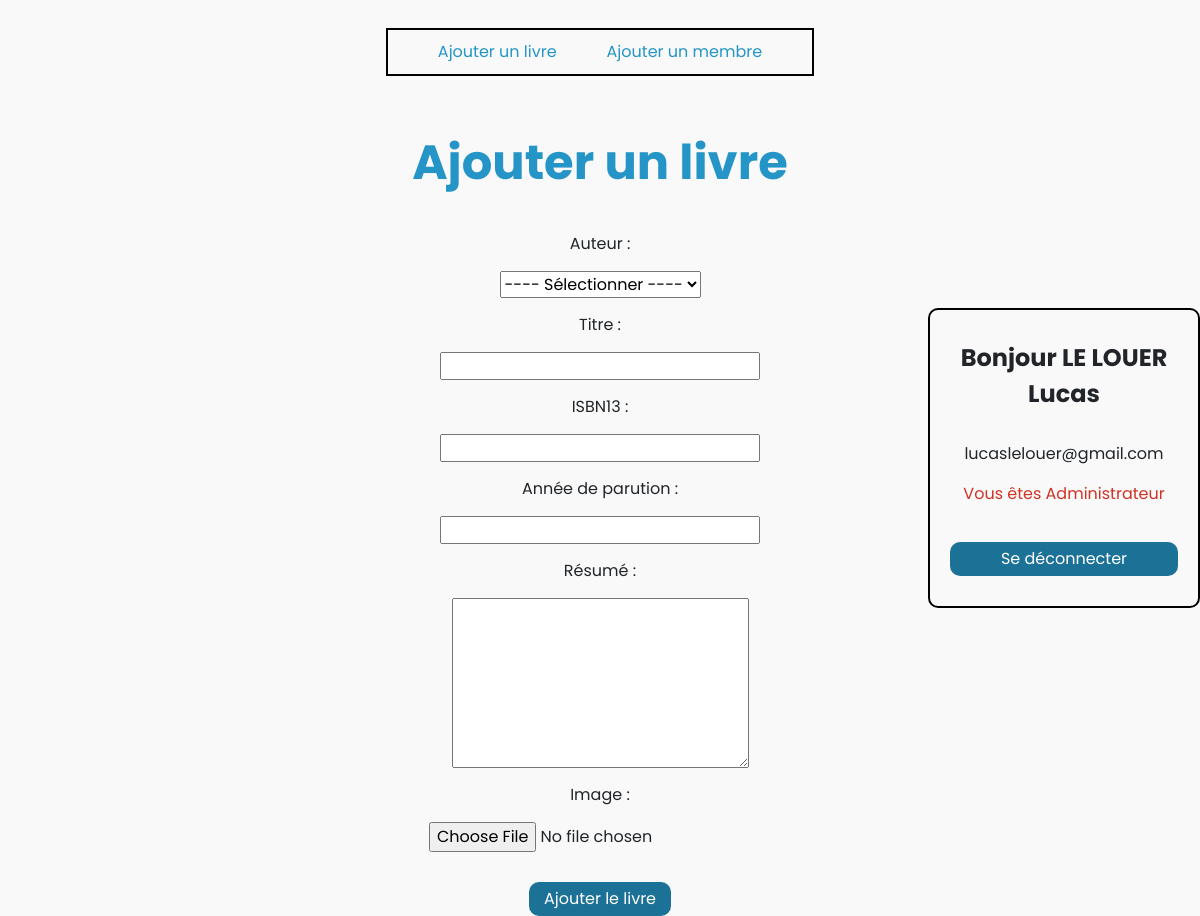
Screenshot of /src/ajouter_livre.php (signed in) with the database file from the repository.
### tables this page shows
CREATE TABLE `utilisateur` (
  `mel` varchar(40) NOT NULL,
  `motdepasse` varchar(100) NOT NULL,
  `nom` varchar(40) NOT NULL,
  `prenom` varchar(40) NOT NULL,
  `adresse` varchar(255) NOT NULL,
  `ville` varchar(40) NOT NULL,
  `codepostal` int(11) NOT NULL,
  `profil` varchar(15) NOT NULL
);

### src/ajouter_livre.php (the view, shortened to what this page needs)
<!DOCTYPE html>
<html lang="fr">
<head>
    <link href="https://cdn.jsdelivr.net/npm/bootstrap@5.3.2/dist/css/bootstrap.min.css" rel="stylesheet">
    <link rel="stylesheet" href="style.css">
</head>
<body>
    <?php
        require("utilitaires/authentification.php");
    ?>
        <h1 class="big-title">Ajouter un livre</h1>
        <form method="post" class="form-admin">
            <label for="auteur">Auteur : </label>
            <?php
                    echo "<select name=\"noauteur\" id=\"auteur\" required>";
                    echo "<option value=\"\" disabled selected>---- Sélectionner ----</option>";
                    echo "</select>";
            ?>
            <label for="titre">Titre : </label>
            <input type="text" name="titre" id="titre" autocomplete="off" required>
            <label for="ISBN13">ISBN13 :</label>
            <input type="text" name="ISBN13" id="ISBN13" autocomplete="off" required>
            <label for="annee_parution">Année de parution : </label>
            <input type="text" name="annee_parution" id="annee_parution" autocomplete="off" required>
            <label for="resume">Résumé : </label>
            <textarea name="resume" id="resume" autocomplete="off" rows="7" required></textarea>
            <label for="cover">Image : </label>
            <input type="file" id="cover" name="cover" accept="image/png, image/jpeg" autocomplete="off" required/>
            <input type="submit" value="Ajouter le livre" class="button-general">
</body>
</html>

### src/utilitaires/authentification.php (shortened to what this page needs)
<?php require_once('connexion.php')?>
<div class="authen-container">
    <?php
        if($_SESSION["connected"]){
            $requete = $connexion->prepare("SELECT mel,nom,prenom,adresse,profil FROM utilisateur WHERE mel = :email");
            $requete->bindValue(":email", $_SESSION["email"], PDO::PARAM_STR);
            $requete->execute();
            $requete->setFetchMode(PDO::FETCH_OBJ);
            $utilisateur = $requete->fetch();
            echo '<p class="titre-form"> Bonjour '.$utilisateur->nom.' '.$utilisateur->prenom.'</p>';
            echo '<p class="email-set">'.$utilisateur->mel.'</p>';
            if($utilisateur->profil == "client"){
                echo '<p class="adresse-set">'.$utilisateur->adresse.'</p>';
            } else {
                echo '<p class="admin-account">Vous êtes Administrateur</p>';
            }
            echo '
                <form method="post" class="form-login">
                    <input type="hidden" name = "logoff" value = "true">
                    <input class="submit-login button-general" type="submit" value="Se déconnecter">
                </form>
            ';
        }
    ?>
</div>

### src/style.css (style rules this page uses)
:root { --button-color: #1C7196; }
a { text-decoration: none; }
.button-general { border: none; color: white; padding: 5px 15px; transition: 150ms ease; background-color: var(--button-color); border-radius: 10px; }
* { padding: 0; margin: 0; box-sizing: border-box; }
body { font-family: 'Poppins', sans-serif; background-color: #F9F9F9; min-height: 100vh; }
.admin-links { display: flex; flex-direction: row; justify-content: center; border: 2px solid black; padding: 10px 50px; gap: 50px; margin-bottom: 0 !important; margin-top: 20px; }
.admin-links li { list-style-type: none; }
.admin-links li>a { text-decoration: none; color: #2495C6; transform: 200ms; }
.big-title { font-size: 48px; color: #2495C6; text-align: center; font-weight: bold; margin-top: 50px; margin-bottom: 40px; }
.authen-container { position: fixed; right: 0; top: 50%; transform: translateY(-50%); padding: 30px 20px; border: 2px solid black; text-align: center; border-radius: 10px; width: 17em; }
.form-login { display: flex; flex-direction: column; justify-content: center; gap: 12px; }
.form-login input { border-radius: 10px; }
.titre-form { font-size: 24px; font-weight: bold; margin-bottom: 30px; }
.submit-login { margin-top: 20px; }
.admin-account { color: #cf3325; }
.form-admin { display: flex; flex-direction: column; justify-content: center; align-items: center; gap: 15px; }
.form-admin input[type="submit"] { margin-top: 15px; }
.form-admin textarea { vertical-align: top; }

### rows the page displays
utilisateur: nom "LE LOUER", prenom "Lucas", mel "lucaslelouer@gmail.com"
